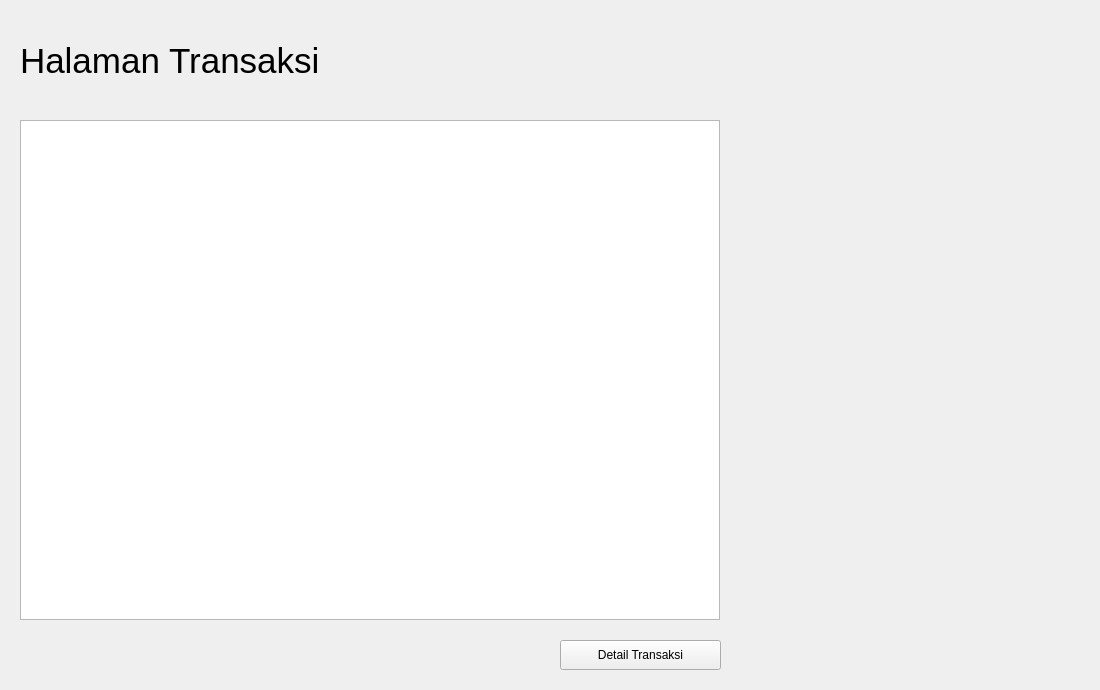
<?xml version="1.0" encoding="UTF-8"?>
<ui version="4.0">
 <class>Form</class>
 <widget class="QWidget" name="Form">
  <property name="geometry">
   <rect>
    <x>0</x>
    <y>0</y>
    <width>1100</width>
    <height>690</height>
   </rect>
  </property>
  <property name="windowTitle">
   <string>Form</string>
  </property>
  <widget class="QLabel" name="label">
   <property name="geometry">
    <rect>
     <x>20</x>
     <y>30</y>
     <width>331</width>
     <height>61</height>
    </rect>
   </property>
   <property name="font">
    <font>
     <pointsize>26</pointsize>
    </font>
   </property>
   <property name="text">
    <string>Halaman Transaksi</string>
   </property>
  </widget>
  <widget class="QTableView" name="tableView">
   <property name="geometry">
    <rect>
     <x>20</x>
     <y>120</y>
     <width>700</width>
     <height>500</height>
    </rect>
   </property>
   <property name="selectionMode">
    <enum>QAbstractItemView::SingleSelection</enum>
   </property>
   <property name="selectionBehavior">
    <enum>QAbstractItemView::SelectRows</enum>
   </property>
   <property name="cornerButtonEnabled">
    <bool>false</bool>
   </property>
  </widget>
  <widget class="QPushButton" name="button_detail_transaksi">
   <property name="geometry">
    <rect>
     <x>560</x>
     <y>640</y>
     <width>161</width>
     <height>30</height>
    </rect>
   </property>
   <property name="text">
    <string>Detail Transaksi</string>
   </property>
  </widget>
 </widget>
 <resources/>
 <connections/>
</ui>
